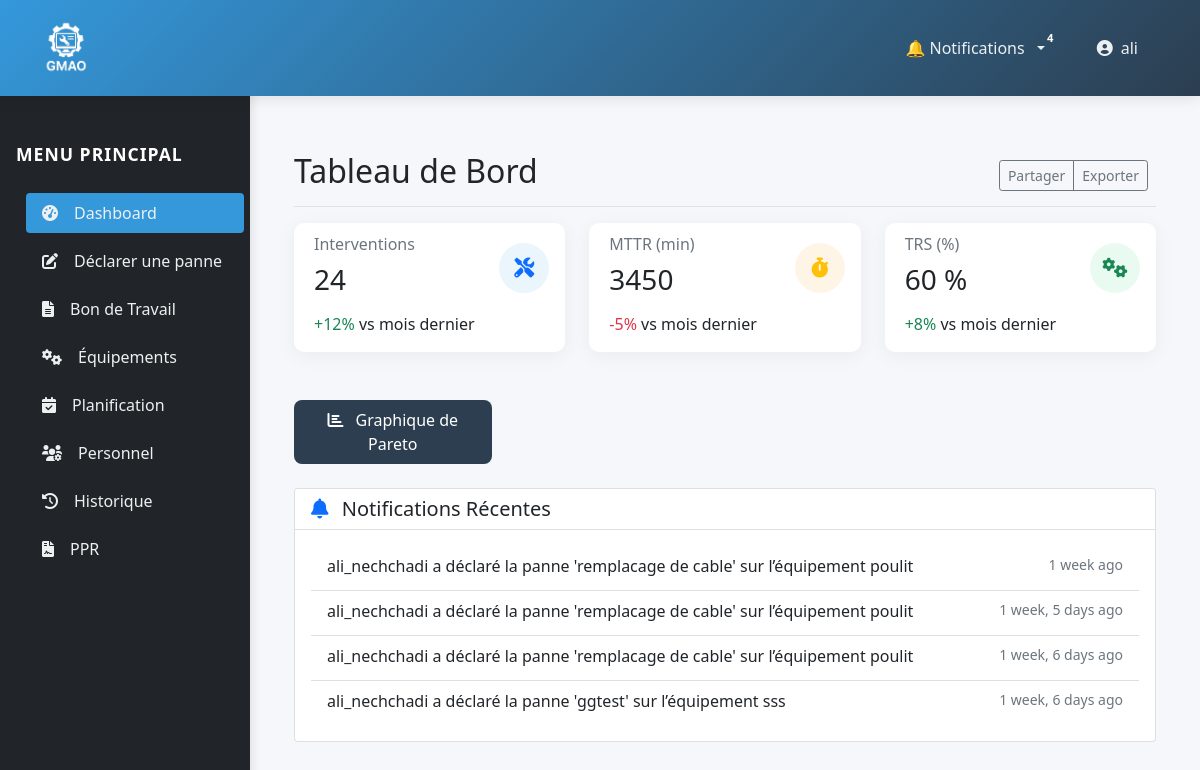
The app's page / (signed in) with its own data.
### monapp/models.py (models this page shows, shortened)
class Notification(models.Model):
    message = models.TextField()
    date = models.DateTimeField()
    is_read = models.BooleanField()
    user = models.ForeignKey(User, on_delete=models.CASCADE)  # champ = user (et non for_user)

### monapp/views.py (the view)
# urls.py: path('', views.accueil, name='accueil'),
def accueil(request):
    historique2 = Historique_de_pannes.objects.all()
    MTTR = sum([h.ttr for h in historique2])
    TRS= '60 %'
    context = {
        'titre': 'Bienvenue',
        'message': 'Contenu public',
        'MTTR': MTTR,
        'TRS' : TRS ,
    }
    notifs = Notification.objects.filter(user_id=request.user).order_by('-date')[:10]
    return render(request, 'monapp/accueil.html', {'context':context,'notifications': notifs })

### monapp/context_processors.py (called while the page is built)
def notifications_context(request):
    if request.user.is_authenticated:
        notifications = Notification.objects.filter(user=request.user, is_read=False).order_by('-date')
        return {'notifications': notifications}
    return {}

### monapp/templates/monapp/accueil.html (shortened to what this page needs)
{% extends 'monapp/base.html' %}
{% load static %}
{% block content %}
{% if user.is_authenticated %}
<div class="container-fluid">
    <div class="row flex-nowrap">
        <div class="col-auto col-md-3 col-xl-2 px-0 bg-dark sidebar">
            <div class="d-flex flex-column align-items-center align-items-sm-start px-3 pt-4 text-white min-vh-100">
                <h5 class="sidebar-title mb-4">Menu Principal</h5>
                <ul class="nav nav-pills flex-column mb-sm-auto mb-0 align-items-center align-items-sm-start w-100">
                    <li class="nav-item w-100">
                        <a href="" class="nav-link text-white active">
                            <i class="fas fa-tachometer-alt me-2"></i>Dashboard
                        </a>
                    </li>
                    <li class="nav-item w-100">
                        <a href="{% url 'declarer_panne' %}" class="nav-link text-white">
                            <i class="fa-solid fa-pen-to-square me-2"></i>Déclarer une panne
                        </a>
                    </li>
                    <li class="nav-item w-100">
                        <a href="{% url 'bon_form' %}" class="nav-link text-white">
                            <i class="fas fa-file-alt me-2"></i>Bon de Travail
                        </a>
                    </li>
                    <li class="nav-item w-100">
                        <a href="{% url 'equipments' %}" class="nav-link text-white">
                            <i class="fas fa-cogs me-2"></i>Équipements
                        </a>
                    </li>
                    <li class="nav-item w-100">
                        <a href="{% url 'planning' %}" class="nav-link text-white">
                            <i class="fas fa-calendar-check me-2"></i>Planification
                        </a>
                    </li>
                    <li class="nav-item w-100">
                        <a href="{% url 'personnel_list' %}" class="nav-link text-white">
                            <i class="fas fa-users-cog me-2"></i>Personnel
                        </a>
                    </li>
                    <li class="nav-item w-100">
                        <a href="{% url 'historique' %}" class="nav-link text-white">
                            <i class="fas fa-history me-2"></i>Historique
                        </a>
                    </li>
                    <li class="nav-item w-100">
                        <a href="{% url 'dashboard' %}" class="nav-link text-white">
                            <i class="fas fa-file-contract me-2"></i>PPR
                        </a>
                    </li>
                </ul>
            </div>
        </div>
        <div class="col py-3 main-content">
            <div class="container-fluid">
                <div class="d-flex justify-content-between flex-wrap flex-md-nowrap align-items-center pt-3 pb-2 mb-3 border-bottom">
                    <h1 class="h2">Tableau de Bord</h1>
                    <div class="btn-toolbar mb-2 mb-md-0">
                        <div class="btn-group me-2">
                            <button type="button" class="btn btn-sm btn-outline-secondary">Partager</button>
                            <button type="button" class="btn btn-sm btn-outline-secondary">Exporter</button>
                        </div>
                    </div>
                </div>
                <div class="row mb-4">
                    <div class="col-md-4 mb-4">
                        <div class="card metric-card">
                            <div class="card-body">
                                <div class="d-flex justify-content-between align-items-center">
                                    <div>
                                        <h6 class="card-subtitle mb-2 text-muted">Interventions</h6>
                                        <h3 class="card-title mb-0">24</h3>
                                    </div>
                                    <div class="metric-icon bg-primary-light">
                                        <i class="fas fa-tools text-primary"></i>
                                    </div>
                                </div>
                                <div class="mt-3">
                                    <span class="text-success">+12%</span> vs mois dernier
                                </div>
                            </div>
                        </div>
                    </div>
                    <div class="col-md-4 mb-4">
                        <div class="card metric-card">
                            <div class="card-body">
                                <div class="d-flex justify-content-between align-items-center">
                                    <div>
                                        <h6 class="card-subtitle mb-2 text-muted">MTTR (min)</h6>
                                        <h3 class="card-title mb-0">{{context.MTTR}}</h3>
                                    </div>
                                    <div class="metric-icon bg-warning-light">
                                        <i class="fa-solid fa-stopwatch text-warning"></i>
                                    </div>
                                </div>
                                <div class="mt-3">
                                    <span class="text-danger">-5%</span> vs mois dernier
                                </div>
                            </div>
                        </div>
                    </div>
                    <div class="col-md-4 mb-4">
                        <div class="card metric-card">
                            <div class="card-body">
                                <div class="d-flex justify-content-between align-items-center">
                                    <div>
                                        <h6 class="card-subtitle mb-2 text-muted">TRS (%)</h6>
                                        <h3 class="card-title mb-0">{{context.TRS}}</h3>
                                    </div>
                                    <div class="metric-icon bg-success-light">
                                        <i class="fa-solid fa-gears text-success"></i>
                                    </div>
                                </div>
                                <div class="mt-3">
                                    <span class="text-success">+8%</span> vs mois dernier
                                </div>
                            </div>
                        </div>
                    </div>
                </div>
                <div class="row mb-4">
                    <div class="col-md-3">
                        <a href="{% url 'pareto' %}" class="btn btn-primary w-100">
                            <i class="fas fa-chart-bar me-2"></i> Graphique de Pareto
                        </a>
                    </div>
                </div>
                <div class="card mb-4">
                    <div class="card-header bg-white">
                        <h5 class="mb-0">
                            <i class="fa-solid fa-bell me-2 text-primary"></i>
                            Notifications Récentes
                        </h5>
                    </div>
                    <div class="card-body">
                        <div class="list-group list-group-flush">
                            {% for notif in notifications %}
                            <div class="list-group-item list-group-item-action">
                                <div class="d-flex w-100 justify-content-between">
                                    <p class="mb-1">{{ notif.message }}</p>
                                    <small class="text-muted">{{ notif.date|timesince }} ago</small>
                                </div>
                            </div>
                            {% empty %}
                            <div class="list-group-item">
                                <p class="mb-1 text-muted">Aucune notification récente</p>
                            </div>
                            {% endfor %}
                        </div>
                    </div>
                </div>
            </div>
        </div>
    </div>
</div>
{% endif %}
{% endblock %}

### monapp/templates/monapp/base.html (shortened to what this page needs)
<!DOCTYPE html>
{% load static %}
<html lang="fr">
<head>
    <link href="https://cdn.jsdelivr.net/npm/bootstrap@5.1.3/dist/css/bootstrap.min.css" rel="stylesheet">
    <link rel="stylesheet" href="https://cdnjs.cloudflare.com/ajax/libs/font-awesome/6.0.0/css/all.min.css">
</head>
<body>
    <nav class="top-nav navbar navbar-expand-lg navbar-dark">
        <div class="container-fluid">
            <a class="navbar-brand" href="{% url 'accueil' %}">
                <img src="{% static 'monapp/images/logo1.png' %}" alt="Logo" class="brand-logo">
            </a>
            <div class="collapse navbar-collapse" id="topNav">
                <ul class="navbar-nav ms-auto">
                   <li class="nav-item dropdown">
                <a class="nav-link dropdown-toggle position-relative" href="#" id="notifDropdown" role="button" data-toggle="dropdown" aria-haspopup="true" aria-expanded="false">
                     🔔 Notifications
                    {% if notifications|length > 0 %}
               <span class="badge badge-danger position-absolute" style="top: 0; right: 0; font-size: 0.7rem;">
                  {{ notifications|length }}
              </span>
        {% endif %}
  </a>
</li>
                    {% if user.is_authenticated %}
                        <li class="nav-item dropdown">
                            <a class="nav-link" href="#" data-bs-toggle="dropdown">
                                <i class="fas fa-user-circle"></i> {{ user.username }}
                            </a>
                        </li>
                    {% endif %}
                </ul>
            </div>
        </div>
    </nav>
    <main>
        {% block content %}{% endblock %}
    </main>
</body>
</html>

### monapp/templates/monapp/base.html (style rules this page uses)
:root { --primary-color: #2c3e50; --secondary-color: #3498db; --accent-color: #e74c3c; --light-text: #ecf0f1; --dark-text: #2c3e50; }
body { background: #f8f9fa; min-height: 100vh; }
.top-nav { background: linear-gradient(135deg, var(--primary-color) 0%, var(--secondary-color) 100%); padding: 0.8rem 1.5rem; box-shadow: 0 2px 15px rgba(0,0,0,0.1); position: fixed; top: 0; width: 100%; z-index: 1000; backdrop-filter: blur(10px); }
.nav-item { margin: 0 10px; position: relative; transition: all 0.3s cubic-bezier(0.4, 0, 0.2, 1); }
.nav-link { color: var(--light-text) !important; padding: 0.5rem 1rem !important; border-radius: 8px; transition: all 0.3s ease; display: flex; align-items: center; gap: 8px; }
.brand-logo { height: 60px; margin-right: 40px; transition: transform 0.3s ease; }
main { margin-top: 90px; padding: 30px 0; }
.btn-primary { background: var(--secondary-color); border: none; padding: 8px 20px; border-radius: 8px; transition: all 0.3s ease; }

### monapp/templates/monapp/accueil.html (style rules this page uses)
:root { --sidebar-width: 250px; --primary-color: #3498db; --secondary-color: #2c3e50; --success-color: #2ecc71; --warning-color: #f39c12; --danger-color: #e74c3c; --light-color: #f8f9fa; --dark-color: #343a40; }
body { font-family: 'Segoe UI', Roboto, 'Helvetica Neue', Arial, sans-serif; background-color: #f5f7fa; }
.sidebar { width: var(--sidebar-width); min-height: 100vh; position: fixed; left: 0; top: 0; z-index: 100; box-shadow: 2px 0 10px rgba(0,0,0,0.1); transition: all 0.3s; padding-top: 50px; }
.sidebar-title { color: white; font-size: 1.1rem; text-transform: uppercase; letter-spacing: 1px; font-weight: 600; margin-top: 20px; }
.nav-pills .nav-link { border-radius: 0.25rem; margin: 0.25rem 0; padding: 0.75rem 1rem; transition: all 0.3s ease; color: rgba(255,255,255,0.8); }
.nav-pills .nav-link.active { background-color: var(--primary-color); color: white; font-weight: 500; }
.main-content { margin-left: var(--sidebar-width); padding: 20px; transition: all 0.3s; }
.metric-card { border: none; border-radius: 10px; box-shadow: 0 4px 20px rgba(0,0,0,0.05); transition: transform 0.3s ease, box-shadow 0.3s ease; border-left: 4px solid transparent; }
.metric-icon { width: 50px; height: 50px; border-radius: 50%; display: flex; align-items: center; justify-content: center; font-size: 1.25rem; }
.bg-primary-light { background-color: rgba(52, 152, 219, 0.1); }
.bg-success-light { background-color: rgba(46, 204, 113, 0.1); }
.bg-warning-light { background-color: rgba(243, 156, 18, 0.1); }

### records on screen
Notification: message "ali_nechchadi a déclaré la panne 'remplacage de cable' sur l’équipement poulit", date "1 week"
Notification: message "ali_nechchadi a déclaré la panne 'remplacage de cable' sur l’équipement poulit", date "1 week, 5 days"
Notification: message "ali_nechchadi a déclaré la panne 'remplacage de cable' sur l’équipement poulit", date "1 week, 6 days"
Notification: message "ali_nechchadi a déclaré la panne 'ggtest' sur l’équipement sss", date "1 week, 6 days"

### other values on screen
{{ notifications|length }} "4"
{{ user.username }} "ali"
{{ context.MTTR }} "3450"
{{ context.TRS }} "60 %"
